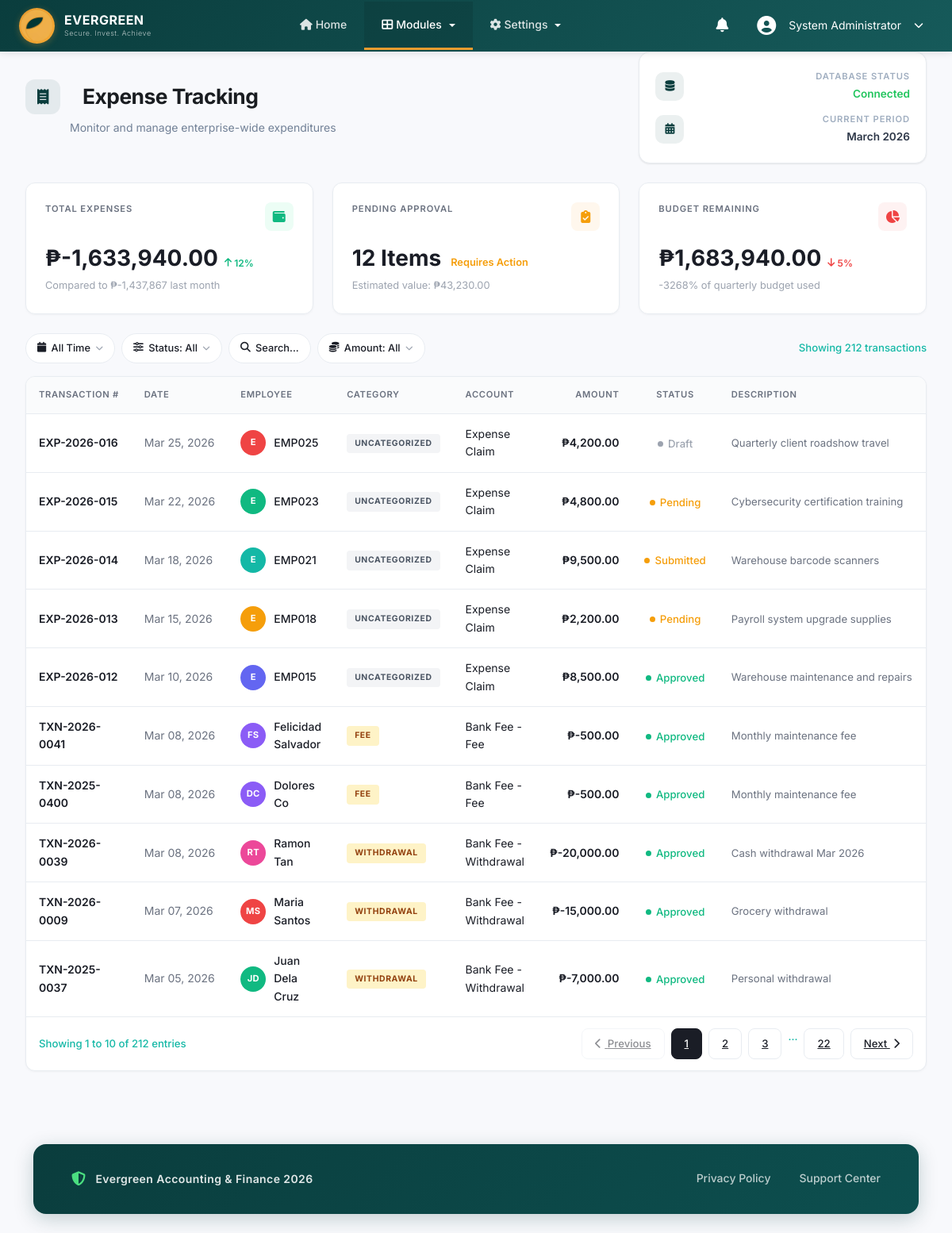
The app's page /modules/expense-tracking.php (signed in) with its own data.
### tables this page shows
CREATE TABLE expense_claims (
    id BIGINT AUTO_INCREMENT PRIMARY KEY,
    claim_no VARCHAR(50) UNIQUE NOT NULL,
    employee_external_no VARCHAR(100) NOT NULL,
    expense_date DATE NOT NULL,
    category_id INT NOT NULL,
    amount DECIMAL(18,2) NOT NULL,
    description TEXT,
    status ENUM('draft','submitted','approved','rejected','paid') DEFAULT 'draft',
    approved_by INT,
    approved_at DATETIME,
    payment_id BIGINT,
    journal_entry_id BIGINT,
    created_at DATETIME DEFAULT CURRENT_TIMESTAMP,
    FOREIGN KEY (category_id) REFERENCES expense_categories(id),
    FOREIGN KEY (approved_by) REFERENCES users(id),
    FOREIGN KEY (payment_id) REFERENCES payments(id),
    FOREIGN KEY (journal_entry_id) REFERENCES journal_entries(id),
    INDEX idx_claim_no (claim_no),
    INDEX idx_status (status)
);

CREATE TABLE bank_transactions (
    transaction_id INT AUTO_INCREMENT PRIMARY KEY,
    transaction_ref VARCHAR(50) NOT NULL,
    account_id INT NOT NULL,
    transaction_type_id INT NOT NULL,
    amount DECIMAL(18,2) NOT NULL,
    description TEXT,
    created_at DATETIME DEFAULT CURRENT_TIMESTAMP,
    FOREIGN KEY (account_id) REFERENCES customer_accounts(account_id),
    FOREIGN KEY (transaction_type_id) REFERENCES transaction_types(transaction_type_id)
);

CREATE TABLE transaction_types (
    transaction_type_id INT AUTO_INCREMENT PRIMARY KEY,
    type_name VARCHAR(50) NOT NULL UNIQUE,
    description VARCHAR(255),
    created_at DATETIME DEFAULT CURRENT_TIMESTAMP
);

### modules/expense-tracking.php (the view, shortened to what the rows shown need)
<?php
require_once '../includes/session.php';
$transactionType = $_GET['transaction_type'] ?? '';
$applyFilters = isset($_GET['apply_filters']);
$expenses = [];
if (
    $conn->query("SHOW TABLES LIKE 'expense_claims'")->num_rows > 0
) {
    $sql = "SELECT
                ec.id,
                ec.claim_no as transaction_number,
                COALESCE(CONCAT(e.first_name, ' ', IFNULL(e.middle_name, ''), ' ', e.last_name), ec.employee_external_no) as employee_name,
                ec.employee_external_no,
                ec.expense_date as transaction_date,
                ec.amount,
                ec.description,
                ec.status,
                'expense_claim' as transaction_type,
                COALESCE(ecat.name, 'Uncategorized') as category_name,
                COALESCE(ecat.code, 'UNCAT') as category_code,
                CONCAT('EXP-', ec.id) as account_code,
                COALESCE(ecat.name, 'Expense Claim') as account_name,
                ec.created_at,
                'System' as created_by_name,
                approver.full_name as approved_by_name,
                ec.approved_at
            FROM expense_claims ec
            LEFT JOIN employee e ON ec.employee_external_no = e.employee_id
            LEFT JOIN expense_categories ecat ON ec.category_id = ecat.id
            LEFT JOIN users approver ON ec.approved_by = approver.id
            WHERE 1=1";
    $sql .= " ORDER BY ec.expense_date DESC, ec.created_at DESC";
    $stmt = $conn->prepare($sql);
    if ($stmt !== false) {
        if ($stmt->execute()) {
            $result = $stmt->get_result();
            while ($row = $result->fetch_assoc()) {
                $expenses[] = $row;
            }
        }
    }
}
if (
    (empty($transactionType) || $transactionType === 'bank_fee') &&
    $conn->query("SHOW TABLES LIKE 'bank_transactions'")->num_rows > 0 &&
    $conn->query("SHOW TABLES LIKE 'transaction_types'")->num_rows > 0 &&
    $conn->query("SHOW TABLES LIKE 'customer_accounts'")->num_rows > 0 &&
    $conn->query("SHOW TABLES LIKE 'bank_customers'")->num_rows > 0
) {
    $sql = "SELECT
                    bt.transaction_id as id,
                    bt.transaction_id as transaction_id,
                    COALESCE(bt.transaction_ref, CONCAT('TXN-', bt.transaction_id)) as transaction_number,
                    CONCAT(bc.first_name, ' ', bc.last_name) as employee_name,
                    ca.account_number as employee_external_no,
                    DATE(bt.created_at) as transaction_date,
                    bt.amount,
                    bt.description,
                    'approved' as status,
                    'bank_fee' as transaction_type,
                    tt.type_name as category_name,
                    tt.type_name as category_code,
                    ca.account_number as account_code,
                    CONCAT('Bank Fee - ', tt.type_name) as account_name,
                    bt.created_at,
                    'System' as created_by_name,
                    NULL as approved_by_name,
                    NULL as approved_at
                FROM bank_transactions bt
                INNER JOIN transaction_types tt ON bt.transaction_type_id = tt.transaction_type_id
                INNER JOIN customer_accounts ca ON bt.account_id = ca.account_id
                INNER JOIN bank_customers bc ON ca.customer_id = bc.customer_id
                WHERE (tt.type_name LIKE '%fee%' OR tt.type_name LIKE '%charge%' OR tt.type_name LIKE '%withdrawal%')";
    $sql .= " ORDER BY bt.created_at DESC";
    $stmt = $conn->prepare($sql);
    if ($stmt !== false) {
        if ($stmt->execute()) {
            $result = $stmt->get_result();
            while ($row = $result->fetch_assoc()) {
                $expenses[] = $row;
            }
        }
    }
}
$filteredExpenses = $expenses;
$expenses = array_values($filteredExpenses);
usort($expenses, function ($a, $b) {
    $dateA = isset($a['transaction_date']) ? strtotime($a['transaction_date']) : 0;
    $dateB = isset($b['transaction_date']) ? strtotime($b['transaction_date']) : 0;
    if ($dateA == $dateB) {
        $createdA = isset($a['created_at']) ? strtotime($a['created_at']) : 0;
        $createdB = isset($b['created_at']) ? strtotime($b['created_at']) : 0;
        return $createdB - $createdA;
    }
    return $dateB - $dateA;
});
$perPage = 10;
$currentPage = isset($_GET['page']) ? max(1, intval($_GET['page'])) : 1;
$offset = ($currentPage - 1) * $perPage;
$pagedExpenses = array_slice($expenses, $offset, $perPage);
$avatarColors = ['bg-blue', 'bg-green', 'bg-orange', 'bg-purple', 'bg-red', 'bg-teal', 'bg-pink', 'bg-indigo'];
function getInitials($name)
{
    $parts = preg_split('/\s+/', trim($name));
    $initials = '';
    foreach ($parts as $p) {
        if (strlen($p) > 0 && ctype_alpha($p[0])) {
            $initials .= strtoupper($p[0]);
        }
        if (strlen($initials) >= 2)
            break;
    }
    return $initials ?: '?';
}
function getCategoryClass($catName, $txnType)
{
    $catLower = strtolower($catName);
    if ($txnType === 'bank_fee')
        return 'bank-fee';
    return 'uncategorized';
}
?>
<!DOCTYPE html>
<html lang="en">
<head>
    <link href="https://cdn.jsdelivr.net/npm/bootstrap@5.3.2/dist/css/bootstrap.min.css" rel="stylesheet">
    <link rel="stylesheet" href="https://cdnjs.cloudflare.com/ajax/libs/font-awesome/6.5.1/css/all.min.css">
    <link rel="stylesheet" href="../assets/css/style.css">
    <link rel="stylesheet" href="../assets/css/dashboard.css">
    <link rel="stylesheet" href="../assets/css/expense-tracking.css">
</head>
<body>
    <?php include '../includes/navbar.php'; ?>
    <div class="beautiful-page-header mb-4"
        style="max-width: 1400px; margin-left: auto; margin-right: auto; padding: 0 2rem;">
        <div class="container-fluid">
            <div class="row align-items-center">
                <div class="col-lg-8">
                    <div class="header-content">
                        <h1 class="page-title-beautiful">
                            <i class="fas fa-receipt me-3"></i>
                            Expense Tracking
                        </h1>
                    </div>
                </div>
            </div>
        </div>
    </div>
    <main style="padding:0;">
        <div class="module-content" style="padding-top:0;">
            <div class="results-section">
                <?php if (empty($expenses)): ?>
                    <div class="et-table-card">
                        <div class="et-no-results">
                            <div class="et-no-results-icon">
                                <i class="fas fa-receipt"></i>
                            </div>
                            <h4>No Expense Records Found</h4>
                            <p>
                                <?php if ($applyFilters): ?>
                                    No expenses match your current filter criteria. Try adjusting your filters.
                                <?php else: ?>
                                    No expense records are available in the system yet.
                                <?php endif; ?>
                            </p>
                            <?php if ($applyFilters): ?>
                                <a href="expense-tracking.php" class="btn-export-report">
                                    <i class="fas fa-rotate-left"></i> Clear Filters
                                </a>
                            <?php endif; ?>
                        </div>
                    </div>
                <?php else: ?>
                    <div class="et-table-card">
                        <div class="et-table-container">
                            <table class="et-table" id="expenseTable">
                                <thead>
                                    <tr>
                                        <th>Transaction #</th>
                                        <th>Date</th>
                                        <th>Employee</th>
                                        <th>Category</th>
                                        <th>Account</th>
                                        <th class="text-right">Amount</th>
                                        <th class="text-center">Status</th>
                                        <th>Description</th>
                                    </tr>
                                </thead>
                                <tbody>
                                    <?php foreach ($pagedExpenses as $idx => $expense):
                                        $initials = getInitials($expense['employee_name']);
                                        $avatarClass = $avatarColors[crc32($expense['employee_name'] ?? '') % count($avatarColors)];
                                        $catClass = getCategoryClass($expense['category_name'] ?? '', $expense['transaction_type'] ?? '');
                                        $statusNorm = strtolower($expense['status']);
                                        ?>
                                        <tr>
                                            <td>
                                                <span
                                                    class="et-txn-id"><?php echo htmlspecialchars($expense['transaction_number']); ?></span>
                                            </td>
                                            <td>
                                                <span
                                                    class="et-date"><?php echo date('M d, Y', strtotime($expense['transaction_date'])); ?></span>
                                            </td>
                                            <td>
                                                <div class="et-employee">
                                                    <div class="et-avatar <?php echo $avatarClass; ?>">
                                                        <?php echo $initials; ?>
                                                    </div>
                                                    <span
                                                        class="et-employee-name"><?php echo htmlspecialchars($expense['employee_name']); ?></span>
                                                </div>
                                            </td>
                                            <td>
                                                <span class="et-category-badge <?php echo $catClass; ?>">
                                                    <?php echo htmlspecialchars(strtoupper($expense['category_name'])); ?>
                                                </span>
                                            </td>
                                            <td>
                                                <span
                                                    class="et-account"><?php echo htmlspecialchars($expense['account_name']); ?></span>
                                            </td>
                                            <td class="text-right">
                                                <span
                                                    class="et-amount">₱<?php echo number_format($expense['amount'], 2); ?></span>
                                            </td>
                                            <td class="text-center">
                                                <span class="et-status <?php echo $statusNorm ?: 'pending'; ?>">
                                                    <span class="et-status-dot"></span>
                                                    <?php echo ucfirst($expense['status'] ?: 'Pending'); ?>
                                                </span>
                                            </td>
                                            <td>
                                                <span
                                                    class="et-description"><?php echo htmlspecialchars(substr($expense['description'] ?? '', 0, 50)) . (strlen($expense['description'] ?? '') > 50 ? '...' : ''); ?></span>
                                            </td>
                                        </tr>
                                    <?php endforeach; ?>
                                </tbody>
                            </table>
                        </div>
                    </div>
                <?php endif; ?>
            </div>
        </div>
    </main>
</body>
</html>

### records on screen
expense_claims: claim_no "EXP-2026-016", expense_date "Mar 25, 2026", initials "E", employee_name "EMP025", category_name "UNCATEGORIZED", account_name "Expense Claim", amount "4,200.00", status "Draft", description "Quarterly client roadshow travel"
expense_claims: claim_no "EXP-2026-015", expense_date "Mar 22, 2026", initials "E", employee_name "EMP023", category_name "UNCATEGORIZED", account_name "Expense Claim", amount "4,800.00", status "Pending", description "Cybersecurity certification training"
expense_claims: claim_no "EXP-2026-014", expense_date "Mar 18, 2026", initials "E", employee_name "EMP021", category_name "UNCATEGORIZED", account_name "Expense Claim", amount "9,500.00", status "Submitted", description "Warehouse barcode scanners"
expense_claims: claim_no "EXP-2026-013", expense_date "Mar 15, 2026", initials "E", employee_name "EMP018", category_name "UNCATEGORIZED", account_name "Expense Claim", amount "2,200.00", status "Pending", description "Payroll system upgrade supplies"
expense_claims: claim_no "EXP-2026-012", expense_date "Mar 10, 2026", initials "E", employee_name "EMP015", category_name "UNCATEGORIZED", account_name "Expense Claim", amount "8,500.00", status "Approved", description "Warehouse maintenance and repairs"
bank_transactions: transaction_number "TXN-2026-0041", transaction_date "Mar 08, 2026", initials "FS", employee_name "Felicidad Salvador", transaction_type.type_name "FEE", account_name "Bank Fee - Fee", amount "-500.00", status "Approved", description "Monthly maintenance fee"
bank_transactions: transaction_number "TXN-2025-0400", transaction_date "Mar 08, 2026", initials "DC", employee_name "Dolores Co", transaction_type.type_name "FEE", account_name "Bank Fee - Fee", amount "-500.00", status "Approved", description "Monthly maintenance fee"
bank_transactions: transaction_number "TXN-2026-0039", transaction_date "Mar 08, 2026", initials "RT", employee_name "Ramon Tan", transaction_type.type_name "WITHDRAWAL", account_name "Bank Fee - Withdrawal", amount "-20,000.00", status "Approved", description "Cash withdrawal Mar 2026"
bank_transactions: transaction_number "TXN-2026-0009", transaction_date "Mar 07, 2026", initials "MS", employee_name "Maria Santos", transaction_type.type_name "WITHDRAWAL", account_name "Bank Fee - Withdrawal", amount "-15,000.00", status "Approved", description "Grocery withdrawal"
bank_transactions: transaction_number "TXN-2025-0037", transaction_date "Mar 05, 2026", initials "JD", employee_name "Juan Dela Cruz", transaction_type.type_name "WITHDRAWAL", account_name "Bank Fee - Withdrawal", amount "-7,000.00", status "Approved", description "Personal withdrawal"

### other values on screen
$current_user['full_name'] "System Administrator"
$totalExpenses "-1,633,940.00"
$totalExpenses * 0.88 "-1,437,867"
$pendingCount "12"
$pendingValue "43,230.00"
$budgetRemaining "1,683,940.00"
$budgetUsedPct "-3268"
$totalRecords "212"
$offset + 1 "1"
min($offset + $perPage, $totalRecords) "10"
$totalPages "22"
